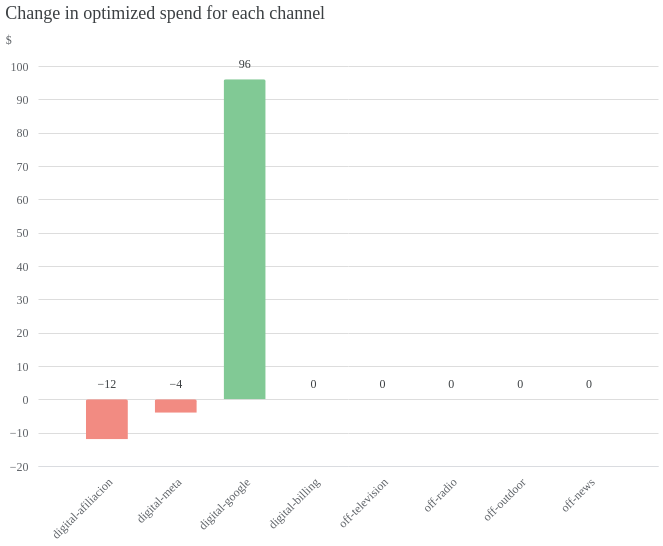

The notebook cell saved with this chart:
### Code cell
output_filename = f"incremental_spend_delta_{PRODUCT}.png"
chart = optimization_results.plot_spend_delta(
    df_dict=dict_final_spend
)
chart.save(output_filename)
chart

### Figure 1 — Vega-Lite specification as saved in the notebook (floating-point values rounded to 4 significant figures)
{"config": {"view": {"continuousWidth": 300, "continuousHeight": 300, "stroke": null}, "axis": {"labelColor": "#5F6368", "labelFont": "Space Grotesk", "labelFontSize": 12, "titleColor": "#5F6368", "titleFont": "Space Grotesk", "titleFontSize": 12, "titleFontWeight": "normal"}}, "layer": [{"mark": {"type": "bar", "cornerRadiusEnd": 2, "size": 42, "tooltip": true}, "encoding": {"color": {"condition": {"test": "(datum.spend > 0)", "value": "#81C995"}, "value": "#F28B82"}, "x": {"axis": {"domainColor": "#DADCE0", "labelAngle": -45, "labelPadding": 10, "ticks": false, "title": null}, "field": "channel", "scale": {"padding": 42}, "sort": null, "type": "nominal"}, "y": {"axis": {"domain": false, "domainColor": "#DADCE0", "labelExpr": "replace(format(datum.value, '.3~s'), 'G', 'B')", "labelPadding": 10, "ticks": false, "title": "$", "titleAlign": "left", "titleAngle": 0, "titleY": -20}, "field": "spend", "type": "quantitative"}}, "transform": [{"calculate": "replace(format(datum.spend, '.2~s'), 'G', 'B')", "as": "text_value"}, {"calculate": "datum.spend < 0 ? 0 : datum.spend", "as": "text_y"}]}, {"mark": {"type": "text", "baseline": "top", "color": "#3C4043", "dy": -20, "font": "Space Grotesk", "fontSize": 12}, "encoding": {"text": {"field": "text_value", "type": "nominal"}, "x": {"axis": {"domainColor": "#DADCE0", "labelAngle": -45, "labelPadding": 10, "ticks": false, "title": null}, "field": "channel", "scale": {"padding": 42}, "sort": null, "type": "nominal"}, "y": {"field": "text_y", "type": "quantitative"}}, "transform": [{"calculate": "replace(format(datum.spend, '.2~s'), 'G', 'B')", "as": "text_value"}, {"calculate": "datum.spend < 0 ? 0 : datum.spend", "as": "text_y"}]}], "data": {"name": "data-e503dc05cf67a26d712c576248ff6938"}, "height": 400, "title": {"text": "Change in optimized spend for each channel", "anchor": "start", "color": "#3C4043", "font": "Space Grotesk", "fontSize": 18, "fontWeight": "normal", "offset": 10}, "width": 620, "$schema": "https://vega.github.io/schema/vega-lite/v6.1.0.json", "datasets": {"data-e503dc05cf67a26d712c576248ff6938": [{"channel": "digital-afiliacion", "spend": -12.0}, {"channel": "digital-meta", "spend": -4.0}, {"channel": "digital-google", "spend": 96.0}, {"channel": "digital-billing", "spend": 0.0}, {"channel": "off-television", "spend": 0.0}, {"channel": "off-radio", "spend": 0.0}, {"channel": "off-outdoor", "spend": 0.0}, {"channel": "off-news", "spend": 0.0}]}}
